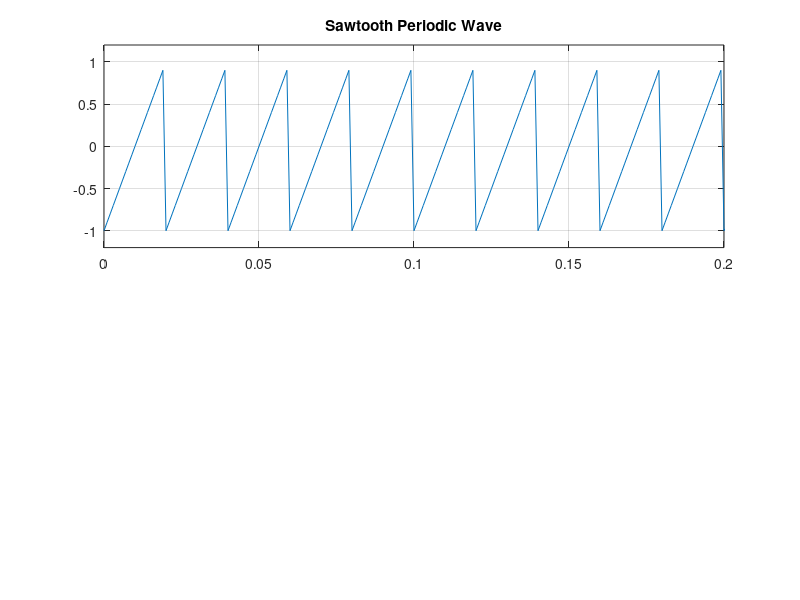

This figure's MATLAB source:
clc
clear all
close all
function [ao,an,bn] = fs1(f,T,N)
t2 = -2*T:Ts:2*T; % t synthesis
fs = (a(1)/2)*ones(size(t2));
for n = 1:N
fs = fs +(a(n+1)*cos(2*pi*n*t2/T)+b(n+1)*sin(2*pi*n*t2/T));
end;
endfunction
fs = 1000;
t = 0:1/fs:1.5;
f = sawtooth(2*pi*50*t);
subplot(211);
plot(t,f);
axis([0 0.2 -1.2 1.2]);
title('Sawtooth Periodic Wave');
grid on 